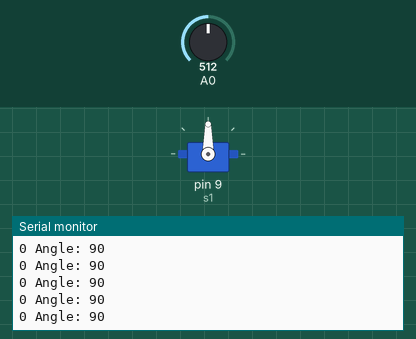
The sketch below on a simulated Arduino Uno, built with avr-gcc and run on an emulated ATmega328P. Shown: servo, the last lines printed to the serial monitor. Inputs (shaded band) come from the test bench; at power-on: A0 = 512.

Above: at 1.7 s.
1.8 s: A0 set to 370
At 1.83 s:
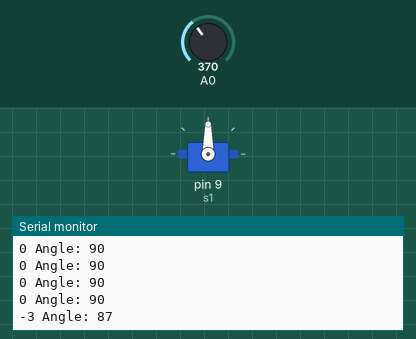
3.3 s: A0 set to 349
At 3.3 s:
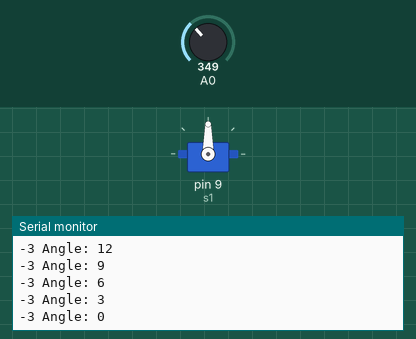
Timing chart, 0 to 6.3 s (numbered marks = the images above; inputs shaded):
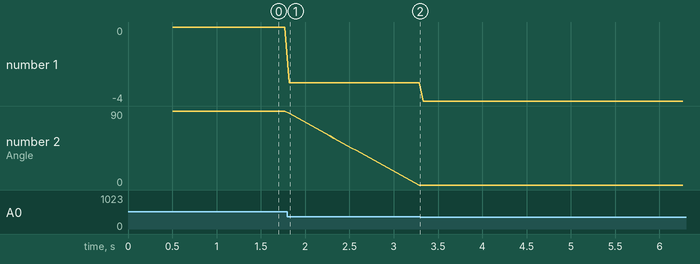

The sketch:

servo_3.ino
```cpp
#include <Servo.h>
Servo s1,s2;

int mean_x = 0;
int mean_y = 0;
int angle = 90;


int calculateMean(int pin) {
  Serial.println("Calculating joystick center positions...");

  long sumX = 0;
  int count = 0;
  unsigned long startTime = millis();

  while (millis() - startTime < 500) {  // Run for exactly 5 seconds
    sumX += analogRead(pin);
    count++;
    delay(10);  // Small delay to get reasonable samples
  }
  return sumX/count;
}

int mapJoystickValues(int val, int mean) {
   if (val > mean) {
    return map(val, mean, 1023, 0, 10);  // Map positive direction
  } else {
    return map(val, 0, mean, -10, 0);  // Map negative direction
  }
}

void setup() {
  // put your setup code here, to run once:
  Serial.begin(9600);
  s1.attach(9);
 // for(int i = 0;i<=180; i++) s1.write(i);
 s1.write(90);
  mean_x = calculateMean(A0);

}

void loop() {
  // put your main code here, to run repeatedly:
  servo_control(s1,mean_x,A0);
}

void servo_control(Servo s1, int mean, int pin_control){
  int value = mapJoystickValues(analogRead(pin_control),mean);
  Serial.print(value);
  if (angle <= 180 && angle>=0){
    angle+=value;
  }
  else angle = angle;
  angle = constrain(angle,0,180);
  Serial.print(" Angle: ");
  Serial.println(angle);
  s1.write(angle);
  delay(50);
}
```

Measured:
- after the input at 1.8 s, the serial monitor: prints a new line at once (image 1)
- plotted number 1: 0 → -3 after the input at 1.8 s, -3 → -4 after the input at 3.3 s
